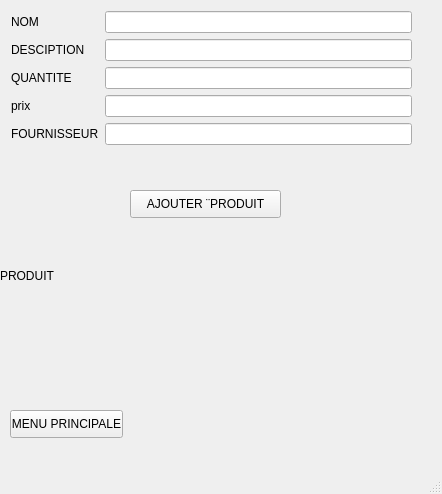
<?xml version="1.0" encoding="UTF-8"?>
<ui version="4.0">
 <class>ProduitWindow</class>
 <widget class="QMainWindow" name="ProduitWindow">
  <property name="geometry">
   <rect>
    <x>0</x>
    <y>0</y>
    <width>442</width>
    <height>494</height>
   </rect>
  </property>
  <property name="windowTitle">
   <string>PRODUIT</string>
  </property>
  <widget class="QWidget" name="centralwidget">
   <widget class="QPushButton" name="pushButton">
    <property name="geometry">
     <rect>
      <x>10</x>
      <y>410</y>
      <width>113</width>
      <height>28</height>
     </rect>
    </property>
    <property name="text">
     <string>MENU PRINCIPALE</string>
    </property>
   </widget>
   <widget class="QWidget" name="">
    <property name="geometry">
     <rect>
      <x>11</x>
      <y>11</y>
      <width>401</width>
      <height>168</height>
     </rect>
    </property>
    <layout class="QFormLayout" name="formLayout">
     <item row="0" column="0">
      <widget class="QLabel" name="label">
       <property name="text">
        <string>NOM</string>
       </property>
      </widget>
     </item>
     <item row="0" column="1">
      <widget class="QLineEdit" name="lineEdit_8"/>
     </item>
     <item row="1" column="0">
      <widget class="QLabel" name="label_2">
       <property name="text">
        <string>DESCIPTION</string>
       </property>
      </widget>
     </item>
     <item row="1" column="1">
      <widget class="QLineEdit" name="lineEdit_7"/>
     </item>
     <item row="2" column="0">
      <widget class="QLabel" name="label_8">
       <property name="text">
        <string>QUANTITE</string>
       </property>
      </widget>
     </item>
     <item row="2" column="1">
      <widget class="QLineEdit" name="lineEdit"/>
     </item>
     <item row="3" column="0">
      <widget class="QLabel" name="label_7">
       <property name="text">
        <string>prix</string>
       </property>
      </widget>
     </item>
     <item row="3" column="1">
      <widget class="QLineEdit" name="lineEdit_2"/>
     </item>
     <item row="4" column="0">
      <widget class="QLabel" name="label_9">
       <property name="text">
        <string>FOURNISSEUR</string>
       </property>
      </widget>
     </item>
     <item row="4" column="1">
      <widget class="QLineEdit" name="lineEdit_9"/>
     </item>
    </layout>
   </widget>
   <widget class="QPushButton" name="pushButton_2">
    <property name="geometry">
     <rect>
      <x>130</x>
      <y>190</y>
      <width>151</width>
      <height>28</height>
     </rect>
    </property>
    <property name="text">
     <string>AJOUTER ¨PRODUIT</string>
    </property>
   </widget>
   <widget class="QLabel" name="label_10">
    <property name="geometry">
     <rect>
      <x>0</x>
      <y>230</y>
      <width>271</width>
      <height>91</height>
     </rect>
    </property>
    <property name="text">
     <string>PRODUIT</string>
    </property>
   </widget>
  </widget>
  <widget class="QMenuBar" name="menubar">
   <property name="geometry">
    <rect>
     <x>0</x>
     <y>0</y>
     <width>442</width>
     <height>26</height>
    </rect>
   </property>
  </widget>
  <widget class="QStatusBar" name="statusbar"/>
 </widget>
 <resources/>
 <connections/>
</ui>
